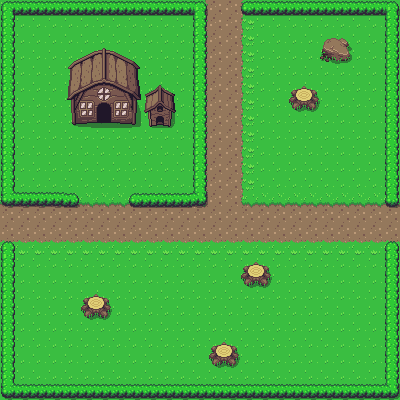

Below is a game level as drawn by its tile map, then a one-line description and the .tmx file that defines it, in full:
An orthogonal 25x25 tile map with 16x16 px tiles, 2 tile layers (ground, collisions) and 16 objects.

<map version="1.2" tiledversion="1.2.4" orientation="orthogonal" renderorder="right-down" width="25" height="25" tilewidth="16" tileheight="16" infinite="0" nextlayerid="8" nextobjectid="21">
 <tileset firstgid="1" source="overWorld.tsx" />
 <layer id="6" name="ground" width="25" height="25">
  <data encoding="csv">
406,406,406,406,406,406,406,406,406,406,406,406,1201,1202,1202,1203,406,406,406,406,406,406,406,406,406,
406,406,406,406,406,406,406,406,406,406,406,406,1201,1202,1202,1203,406,406,406,406,406,406,406,406,406,
406,406,406,406,406,406,406,406,406,406,406,406,1201,1202,1202,1203,406,406,406,406,406,406,406,406,406,
406,406,406,406,406,406,406,406,406,406,406,406,1201,1202,1202,1203,406,406,406,406,406,406,406,406,406,
406,406,406,406,406,406,406,406,406,406,406,406,1201,1202,1202,1203,406,406,406,406,406,406,406,406,406,
406,406,406,406,406,406,406,406,406,406,406,406,1201,1202,1202,1203,406,406,406,406,406,406,406,406,406,
406,406,406,406,406,406,406,406,406,406,406,406,1201,1202,1202,1203,406,406,406,406,406,406,406,406,406,
406,406,406,406,406,406,406,406,406,406,406,406,1201,1202,1202,1203,406,406,406,406,406,406,406,406,406,
406,406,406,406,406,406,406,406,406,406,406,406,1201,1202,1202,1203,406,406,406,406,406,406,406,406,406,
406,406,406,406,406,406,406,406,406,406,406,406,1201,1202,1202,1203,406,406,406,406,406,406,406,406,406,
406,406,406,406,406,406,406,406,406,406,406,406,1201,1202,1202,1203,406,406,406,406,406,406,406,406,406,
406,406,406,406,406,406,406,406,406,406,406,406,1201,1202,1202,1203,406,406,406,406,406,406,406,406,406,
1162,1162,1162,1162,1162,1162,1162,1162,1162,1162,1162,1162,1322,1202,1202,1321,1162,1162,1162,1162,1162,1162,1162,1162,1162,
1202,1202,1202,1202,1202,1202,1202,1202,1202,1202,1202,1202,1202,1202,1202,1202,1202,1202,1202,1202,1202,1202,1202,1202,1202,
1202,1202,1202,1202,1202,1202,1202,1202,1202,1202,1202,1202,1202,1202,1202,1202,1202,1202,1202,1202,1202,1202,1202,1202,1202,
1242,1242,1242,1242,1242,1242,1242,1242,1242,1242,1242,1242,1242,1242,1242,1242,1242,1242,1242,1242,1242,1242,1242,1242,1242,
406,406,406,406,406,406,406,406,406,406,406,406,406,406,406,406,406,406,406,406,406,406,406,406,406,
406,406,406,406,406,406,406,406,406,406,406,406,406,406,406,406,406,406,406,406,406,406,406,406,406,
406,406,406,406,406,406,406,406,406,406,406,406,406,406,406,406,406,406,406,406,406,406,406,406,406,
406,406,406,406,406,406,406,406,406,406,406,406,406,406,406,406,406,406,406,406,406,406,406,406,406,
406,406,406,406,406,406,406,406,406,406,406,406,406,406,406,406,406,406,406,406,406,406,406,406,406,
406,406,406,406,406,406,406,406,406,406,406,406,406,406,406,406,406,406,406,406,406,406,406,406,406,
406,406,406,406,406,406,406,406,406,406,406,406,406,406,406,406,406,406,406,406,406,406,406,406,406,
406,406,406,406,406,406,406,406,406,406,406,406,406,406,406,406,406,406,406,406,406,406,406,406,406,
406,406,406,406,406,406,406,406,406,406,406,406,406,406,406,406,406,406,406,406,406,406,406,406,406
</data>
 </layer>
 <layer id="7" name="collisions" width="25" height="25">
  <data encoding="csv">
522,523,523,523,523,523,523,523,523,523,523,523,524,0,0,641,523,523,523,523,523,523,523,523,524,
562,0,0,0,0,0,0,0,0,0,0,0,562,0,0,0,0,0,0,0,0,0,0,0,562,
562,0,0,0,0,0,0,0,0,0,0,0,562,0,0,0,0,0,0,0,450,451,0,0,562,
562,0,0,0,7,8,9,10,11,0,0,0,562,0,0,0,0,0,0,0,490,491,0,0,562,
562,0,0,0,47,48,49,50,51,0,0,0,562,0,0,0,0,0,0,0,0,0,0,0,562,
562,0,0,0,87,88,89,90,91,214,215,0,562,0,0,0,0,0,152,153,0,0,0,0,562,
562,0,0,0,127,128,129,130,131,254,255,0,562,0,0,0,0,0,192,193,0,0,0,0,562,
562,0,0,0,167,168,169,170,171,294,295,0,562,0,0,0,0,0,0,0,0,0,0,0,562,
562,0,0,0,0,0,0,0,0,0,0,0,562,0,0,0,0,0,0,0,0,0,0,0,562,
562,0,0,0,0,0,0,0,0,0,0,0,562,0,0,0,0,0,0,0,0,0,0,0,562,
562,0,0,0,0,0,0,0,0,0,0,0,562,0,0,0,0,0,0,0,0,0,0,0,562,
562,0,0,0,0,0,0,0,0,0,0,0,562,0,0,0,0,0,0,0,0,0,0,0,562,
602,603,603,603,642,682,0,682,641,523,523,523,604,0,0,0,0,0,0,0,0,0,0,0,601,
0,0,0,0,0,0,0,0,0,0,0,0,0,0,0,0,0,0,0,0,0,0,0,0,0,
0,0,0,0,0,0,0,0,0,0,0,0,0,0,0,0,0,0,0,0,0,0,0,0,0,
561,0,0,0,0,0,0,0,0,0,0,0,0,0,0,0,0,0,0,0,0,0,0,0,561,
562,0,0,0,0,0,0,0,0,0,0,0,0,0,0,152,153,0,0,0,0,0,0,0,562,
562,0,0,0,0,0,0,0,0,0,0,0,0,0,0,192,193,0,0,0,0,0,0,0,562,
562,0,0,0,0,152,153,0,0,0,0,0,0,0,0,0,0,0,0,0,0,0,0,0,562,
562,0,0,0,0,192,193,0,0,0,0,0,0,0,0,0,0,0,0,0,0,0,0,0,562,
562,0,0,0,0,0,0,0,0,0,0,0,0,0,0,0,0,0,0,0,0,0,0,0,562,
562,0,0,0,0,0,0,0,0,0,0,0,0,152,153,0,0,0,0,0,0,0,0,0,562,
562,0,0,0,0,0,0,0,0,0,0,0,0,192,193,0,0,0,0,0,0,0,0,0,562,
562,0,0,0,0,0,0,0,0,0,649,649,649,649,649,0,0,0,0,0,0,0,0,0,562,
602,603,603,603,603,603,603,603,603,603,603,603,603,603,603,603,603,603,603,603,603,603,603,603,604
</data>
 </layer>
 <objectgroup id="3" name="collisionMask">
  <object id="2" x="0" y="-1" width="12" height="204" />
  <object id="3" x="-1" y="241" width="14" height="158" />
  <object id="4" x="-1" y="385" width="401" height="12" />
  <object id="5" x="384" y="241" width="16" height="159" />
  <object id="6" x="4" y="-1" width="203" height="12" />
  <object id="7" x="191" y="2" width="15" height="201" />
  <object id="8" x="2" y="191" width="77" height="12" />
  <object id="9" x="129" y="191" width="69" height="12" />
  <object id="10" x="240" y="-1" width="160" height="13" />
  <object id="11" x="383" y="-2" width="16" height="209" />
  <object id="12" x="241" y="260" width="30" height="28" />
  <object id="13" x="322" y="36" width="28" height="28" />
  <object id="14" x="290" y="85" width="28" height="26" />
  <object id="15" x="80" y="294" width="33" height="25" />
  <object id="16" x="208" y="340" width="32" height="27" />
  <object id="18" x="73.3333" y="124.667">
   <polygon points="0,0 23.3333,-0.666667 22.6667,-22 37.3333,-22 38,-1.33333 62,0.666667 99.3333,1.33333 102.667,-30 86,-41.3333 73.3333,-32 66,-58 30.6667,-76 -4.66667,-60 -5.33333,-28" />
  </object>
 </objectgroup>
</map>
